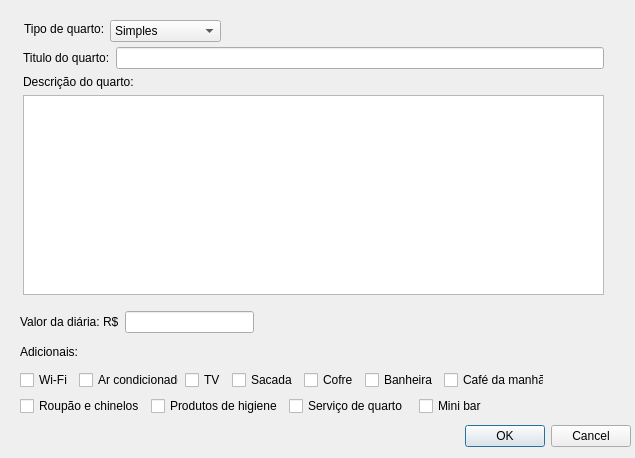
<?xml version="1.0" encoding="UTF-8"?>
<ui version="4.0">
 <class>cadastroQuartos</class>
 <widget class="QDialog" name="cadastroQuartos">
  <property name="geometry">
   <rect>
    <x>0</x>
    <y>0</y>
    <width>635</width>
    <height>458</height>
   </rect>
  </property>
  <property name="windowTitle">
   <string>Dialog</string>
  </property>
  <widget class="QDialogButtonBox" name="buttonBox">
   <property name="geometry">
    <rect>
     <x>290</x>
     <y>420</y>
     <width>341</width>
     <height>32</height>
    </rect>
   </property>
   <property name="orientation">
    <enum>Qt::Horizontal</enum>
   </property>
   <property name="standardButtons">
    <set>QDialogButtonBox::Cancel|QDialogButtonBox::Ok</set>
   </property>
  </widget>
  <widget class="QWidget" name="layoutWidget">
   <property name="geometry">
    <rect>
     <x>20</x>
     <y>310</y>
     <width>234</width>
     <height>24</height>
    </rect>
   </property>
   <layout class="QHBoxLayout" name="horizontalLayout_3">
    <item>
     <widget class="QLabel" name="label_4">
      <property name="text">
       <string>Valor da diária: R$</string>
      </property>
     </widget>
    </item>
    <item>
     <widget class="QLineEdit" name="txt_valor"/>
    </item>
   </layout>
  </widget>
  <widget class="QWidget" name="layoutWidget">
   <property name="geometry">
    <rect>
     <x>23</x>
     <y>47</y>
     <width>581</width>
     <height>248</height>
    </rect>
   </property>
   <layout class="QVBoxLayout" name="verticalLayout_2">
    <item>
     <layout class="QHBoxLayout" name="horizontalLayout">
      <item>
       <widget class="QLabel" name="label_2">
        <property name="text">
         <string>Titulo do quarto:</string>
        </property>
       </widget>
      </item>
      <item>
       <widget class="QLineEdit" name="txt_tituloQuarto"/>
      </item>
     </layout>
    </item>
    <item>
     <layout class="QVBoxLayout" name="verticalLayout">
      <item>
       <widget class="QLabel" name="label_3">
        <property name="text">
         <string>Descrição do quarto:</string>
        </property>
       </widget>
      </item>
      <item>
       <widget class="QTextEdit" name="txt_descricao"/>
      </item>
     </layout>
    </item>
   </layout>
  </widget>
  <widget class="QWidget" name="layoutWidget">
   <property name="geometry">
    <rect>
     <x>20</x>
     <y>340</y>
     <width>524</width>
     <height>76</height>
    </rect>
   </property>
   <layout class="QVBoxLayout" name="verticalLayout_4">
    <item>
     <widget class="QLabel" name="label_5">
      <property name="text">
       <string>Adicionais:</string>
      </property>
     </widget>
    </item>
    <item>
     <layout class="QVBoxLayout" name="verticalLayout_3">
      <item>
       <layout class="QHBoxLayout" name="horizontalLayout_5">
        <item>
         <widget class="QCheckBox" name="check_wifi">
          <property name="text">
           <string>Wi-Fi</string>
          </property>
         </widget>
        </item>
        <item>
         <widget class="QCheckBox" name="check_ar">
          <property name="text">
           <string>Ar condicionado</string>
          </property>
         </widget>
        </item>
        <item>
         <widget class="QCheckBox" name="check_tv">
          <property name="text">
           <string>TV</string>
          </property>
         </widget>
        </item>
        <item>
         <widget class="QCheckBox" name="check_sacada">
          <property name="text">
           <string>Sacada</string>
          </property>
         </widget>
        </item>
        <item>
         <widget class="QCheckBox" name="check_cofre">
          <property name="text">
           <string>Cofre</string>
          </property>
         </widget>
        </item>
        <item>
         <widget class="QCheckBox" name="check_banheira">
          <property name="text">
           <string>Banheira</string>
          </property>
         </widget>
        </item>
        <item>
         <widget class="QCheckBox" name="check_cafe">
          <property name="text">
           <string>Café da manhã</string>
          </property>
         </widget>
        </item>
       </layout>
      </item>
      <item>
       <layout class="QHBoxLayout" name="horizontalLayout_6">
        <item>
         <widget class="QCheckBox" name="check_roupao">
          <property name="text">
           <string>Roupão e chinelos</string>
          </property>
         </widget>
        </item>
        <item>
         <widget class="QCheckBox" name="check_higiene">
          <property name="text">
           <string>Produtos de higiene</string>
          </property>
         </widget>
        </item>
        <item>
         <widget class="QCheckBox" name="check_servico">
          <property name="text">
           <string>Serviço de quarto</string>
          </property>
         </widget>
        </item>
        <item>
         <widget class="QCheckBox" name="check_miniBar">
          <property name="text">
           <string>Mini bar</string>
          </property>
         </widget>
        </item>
       </layout>
      </item>
     </layout>
    </item>
   </layout>
  </widget>
  <widget class="QComboBox" name="boxTipoQuarto">
   <property name="geometry">
    <rect>
     <x>110</x>
     <y>20</y>
     <width>111</width>
     <height>22</height>
    </rect>
   </property>
   <item>
    <property name="text">
     <string>Simples</string>
    </property>
   </item>
   <item>
    <property name="text">
     <string>Comfort</string>
    </property>
   </item>
   <item>
    <property name="text">
     <string>Suíte</string>
    </property>
   </item>
   <item>
    <property name="text">
     <string>Master</string>
    </property>
   </item>
  </widget>
  <widget class="QLabel" name="label">
   <property name="geometry">
    <rect>
     <x>24</x>
     <y>21</y>
     <width>80</width>
     <height>16</height>
    </rect>
   </property>
   <property name="text">
    <string>Tipo de quarto:</string>
   </property>
  </widget>
 </widget>
 <resources/>
 <connections>
  <connection>
   <sender>buttonBox</sender>
   <signal>accepted()</signal>
   <receiver>cadastroQuartos</receiver>
   <slot>accept()</slot>
   <hints>
    <hint type="sourcelabel">
     <x>248</x>
     <y>254</y>
    </hint>
    <hint type="destinationlabel">
     <x>157</x>
     <y>274</y>
    </hint>
   </hints>
  </connection>
  <connection>
   <sender>buttonBox</sender>
   <signal>rejected()</signal>
   <receiver>cadastroQuartos</receiver>
   <slot>reject()</slot>
   <hints>
    <hint type="sourcelabel">
     <x>316</x>
     <y>260</y>
    </hint>
    <hint type="destinationlabel">
     <x>286</x>
     <y>274</y>
    </hint>
   </hints>
  </connection>
 </connections>
</ui>
